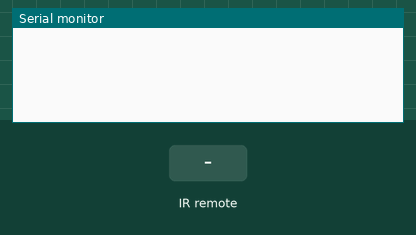
Bench run of a sketch on a simulated ESP8266 (NodeMCU). On the bench: the last lines printed to the serial monitor. The inputs (shaded band) are chosen by the test bench.

Above: at 1.2 s.
1.3 s: infrared code 0xFFA25D received
At 2.5 s:
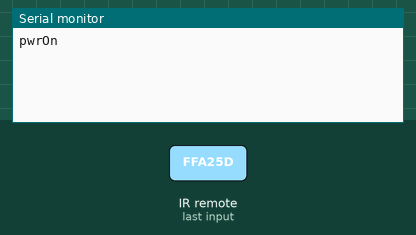
2.8 s: infrared code 0xFF629D received
At 3.9 s:
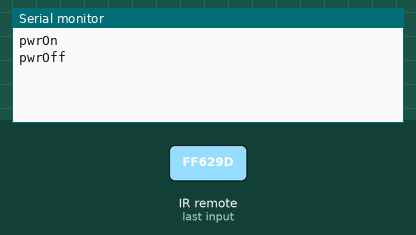
4.3 s: infrared code 0xFF6897 received
At 5.1 s:
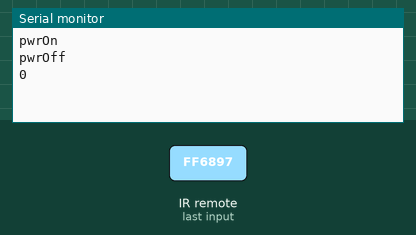

Measured:
- after the input at 1.3 s, the serial monitor: prints a new line at once (image 1)
- after the input at 2.8 s, the serial monitor: prints a new line at once (image 2)
- after the input at 4.3 s, the serial monitor: prints a new line at once (image 3)

The sketch:

REMOTE_TEST.ino
```cpp
#include <IRremoteESP8266.h>
#include <IRrecv.h>
#include <IRutils.h>

#define kRecvPin 26
IRrecv irrecv(kRecvPin);
decode_results cmd;
String myComm;


void setup() {
  Serial.begin(115200);
  irrecv.enableIRIn();  // Start the receiver

}

void loop() {
  remoteMap();
}


//Mapping out the buttons on the remote
void remoteMap(){
  if (irrecv.decode(&cmd)) {
    if (cmd.value == 0xFFA25D){
      myComm = "pwrOn";
      Serial.println(myComm);
    }
    else if (cmd.value == 0xFF629D){
      myComm = "pwrOff";
      Serial.println(myComm);
    }
    if (cmd.value == 0xFFE21D){
      myComm = "pwrOn+";
      Serial.println(myComm);
    }
    else if (cmd.value == 0xFF6897){
      myComm = "0";
      Serial.println(myComm);
    }
    else if (cmd.value == 0xFF30CF){
      myComm = "1";
      Serial.println(myComm);
    }
    else if (cmd.value == 0xFF18E7){
      myComm = "2";
      Serial.println(myComm);
    }
    else if (cmd.value == 0xFF7A85){
      myComm = "3";
      Serial.println(myComm);
    }
    else if (cmd.value == 0xFF10EF){
      myComm = "4";
      Serial.println(myComm);
    }
    else if (cmd.value == 0xFF38C7){
      myComm = "5";
      Serial.println(myComm);
    }
    else if (cmd.value == 0xFF5AA5){
      myComm = "6";
      Serial.println(myComm);
    }
    else if (cmd.value == 0xFF42BD){
      myComm = "7";
      Serial.println(myComm);
    }
    else if (cmd.value == 0xFF4AB5){
      myComm = "8";
      Serial.println(myComm);
    }
    else if (cmd.value == 0xFF52AD){
      myComm = "9";
      Serial.println(myComm);
    }
    else if (cmd.value == 0xFFA857){
      myComm = "plus";
      Serial.println(myComm);
    }
    else if (cmd.value == 0xFFE01F){
      myComm = "minus";
      Serial.println(myComm);
    }
    if (cmd.value == 0xFF906F){
      myComm = "EQ";
      Serial.println(myComm);
    }

    irrecv.resume();  // Receive the next value
  }
  delay(100);
}
```
